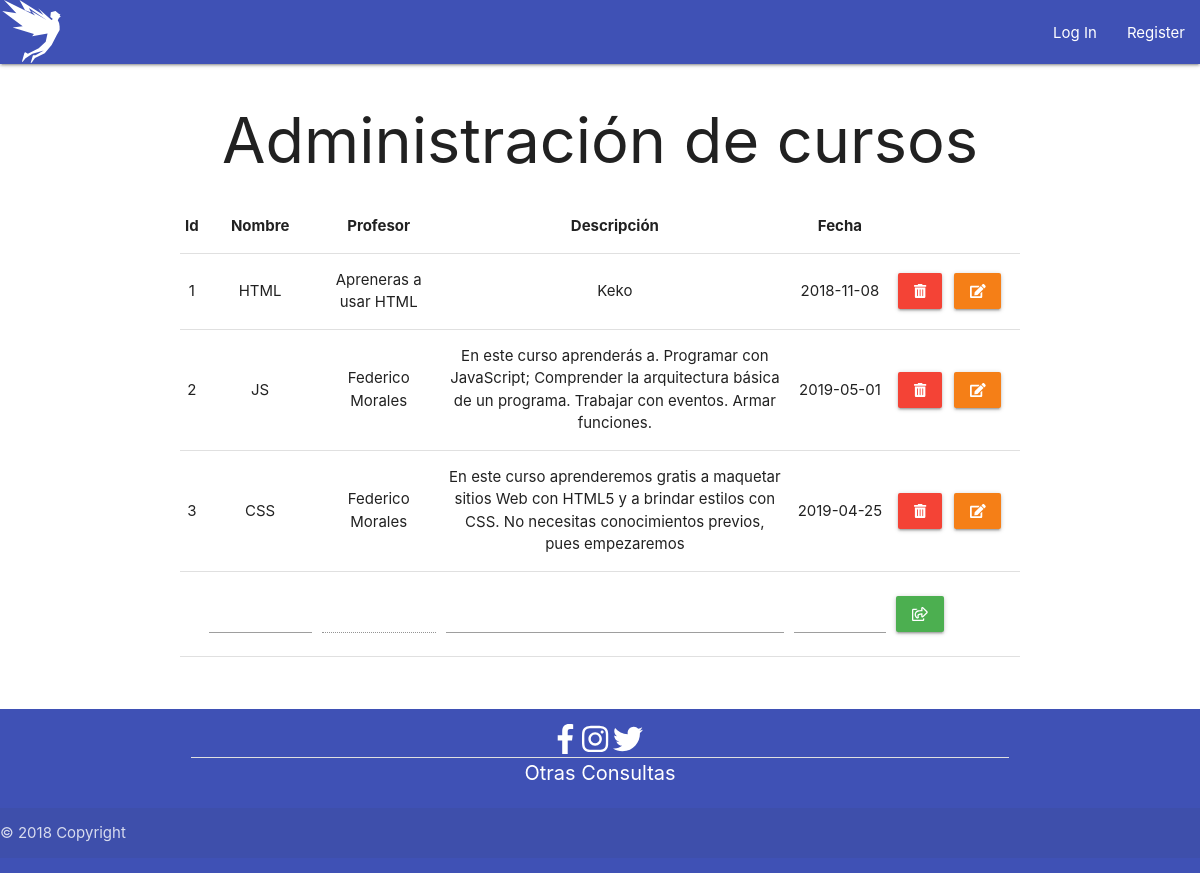
/altacurso.php, run on an earlier commit of the app's database.
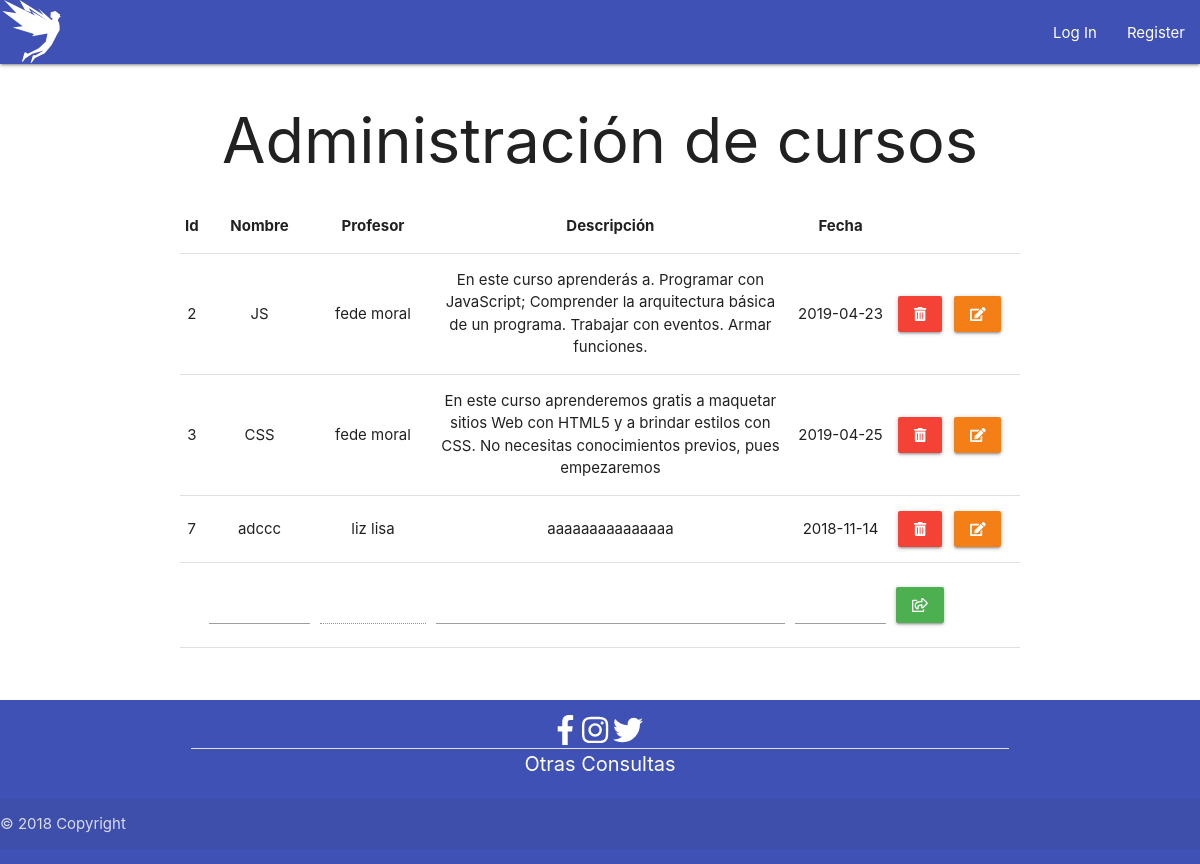
And on a later commit of the database.
### tables this page shows
CREATE TABLE `cursos` (
  `curso_cod` int(11) NOT NULL,
  `curso_nombre` varchar(50) NOT NULL,
  `curso_profesor` varchar(50) NOT NULL,
  `curso_desc` varchar(255) NOT NULL,
  `curso_fecha` date NOT NULL
);

### altacurso.php (the view, shortened to what this page needs)
<!doctype html>
<html>
    <head>
        <link type="text/css" rel="stylesheet" href="css/materialize.min.css" media="screen,projection" />
        <link rel="stylesheet" href="css/style.css">
    </head>
<body>
    <?php include "navbar.php"; ?>
    <?=$nav?>
    <?php
    include 'conexion.php';
    $registros = $base->query("SELECT * FROM cursos")->fetchAll(PDO::FETCH_OBJ);
    $prof=$_SESSION["nombre"];
    ?>
    <main>
     <h1 class="center">Administración de cursos</h1>
    <form  action="<?php echo $_SERVER['PHP_SELF']; ?>" method="post" id="faltac">
    <div class="container">
    <table class="highlight centered responsive-table">
        <thead>
            <tr>
                <th>Id</th>
                <th>Nombre</th>
                <th>Profesor</th>
                <th>Descripción</th>
                <th>Fecha</th>
                <th>&nbsp;</th>
                <th>&nbsp;</th>
                <th>&nbsp;</th>
            </tr>
        </thead>
        <tbody>
        <?php
        foreach ($registros as $cursos) :?>
            <tr>
                <td><?php echo $cursos->curso_cod; ?></td>
                <td><?php echo $cursos->curso_nombre; ?></td>
                <td><?php echo $cursos->curso_profesor; ?></td>
                <td><?php echo $cursos->curso_desc; ?></td>
                <td><?php echo $cursos->curso_fecha; ?></td>
                <td><a data-position="left" data-tooltip="Borrar" class="white-text red waves-effect waves-light btn tooltipped" href="borrarcurso.php?id=<?php echo $cursos->curso_cod;?>"><i class="fas fa-trash-alt material-icons"></i></a></td>
                <td><a data-position="right" data-tooltip="Editar" class="white-text yellow darken-4 waves-effect waves-light btn tooltipped" href="editarcurso.php?id=<?php echo $cursos->curso_cod; ?>&nom=<?php echo $cursos->curso_nombre; ?>&prof=<?php echo $cursos->curso_profesor; ?>&desc=<?php echo $cursos->curso_desc; ?>&fec=<?php echo $cursos->curso_fecha;?>"><i class="fas fa-edit material-icons"></i></a></td>
            </tr>
        <?php endforeach; ?>
        <tr>
            <td></td>
            <td><input type='text' id="nombre" name='nom' requied ></td>
            <td><input type='text' value="<?php echo $prof; ?>" disabled></td>
            <td><input type='text' id="desc" name='desc' requied></td>
            <td><input type="text" id="fecha" class="datepicker" name='fecha'></td>
            <td>
                <button data-position="right" data-tooltip="Agregar" class="green btn waves-effect waves-light tooltipped" type="submit" name="btn_cur">
                    <i class="far fa-share-square material-icons"></i>
                </button>
            </td>
        </tr>
    </tbody>
    </table>
    </div>
    <p>&nbsp;</p>
    </main>
  <?php include "footer.php" ?>
  <?=footer()?>
</body>
</html>

What changed in the data, as far as the page shows it:
removed cursos: curso_cod "1", curso_nombre "HTML", curso_profesor "Apreneras a usar HTML", curso_desc "Keko", curso_fecha "2018-11-08"
changed cursos "JS": curso_profesor "Federico Morales" → "fede moral"; curso_fecha "2019-05-01" → "2019-04-23"
changed cursos "CSS": curso_profesor "Federico Morales" → "fede moral"
added cursos: curso_cod "7", curso_nombre "adccc", curso_profesor "liz lisa", curso_desc "aaaaaaaaaaaaaaa", curso_fecha "2018-11-14"
